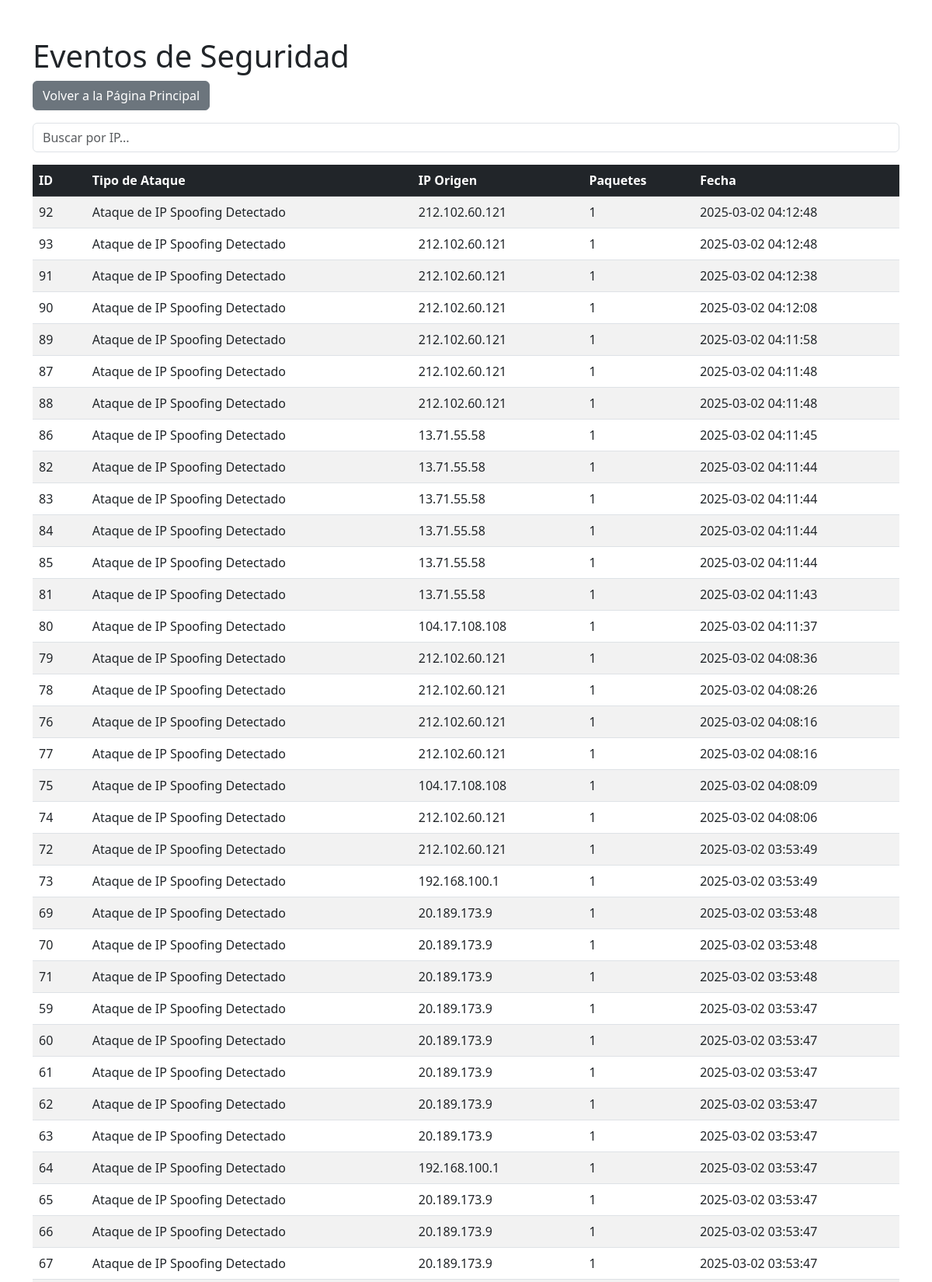
The app's page /ver_eventos (upper part) with its own data.
### tables this page shows
CREATE TABLE eventos (
                id INTEGER PRIMARY KEY AUTOINCREMENT,
                tipo_ataque TEXT NOT NULL,
                ip_origen TEXT NOT NULL,
                paquetes INTEGER NOT NULL,
                timestamp TIMESTAMP DEFAULT CURRENT_TIMESTAMP
            );

### app.py (the view)
@app.route('/ver_eventos')
def ver_eventos():
    eventos = get_events()
    return render_template("ver_eventos.html", eventos=eventos)

### app.py (called while the page is built)
def get_db_connection():
    try:
        return sqlite3.connect(DB_PATH)
    except sqlite3.Error as e:
        print(f"Error al conectar a la base de datos: {e}")
        return None

def get_events():
    conn = get_db_connection()
    if not conn:
        return []
    cursor = conn.cursor()
    cursor.execute("SELECT id, tipo_ataque, ip_origen, paquetes, timestamp FROM eventos ORDER BY timestamp DESC")
    eventos = [{"id": row[0], "tipo_ataque": row[1], "ip_origen": row[2], "paquetes": row[3], "timestamp": row[4]} for row in cursor.fetchall()]
    conn.close()
    return eventos

### templates/ver_eventos.html (shortened to what this page needs)
<!DOCTYPE html>
<html>
<head>
    <link rel="stylesheet" href="https://cdn.jsdelivr.net/npm/bootstrap@5.3.0/dist/css/bootstrap.min.css">
</head>
<body class="container mt-5">
    <h1>Eventos de Seguridad</h1>
    <button onclick="window.location.href='/'" class="btn btn-secondary mb-3">
        Volver a la Página Principal
    </button>
    <div class="mb-3">
        <input type="text" id="searchInput" class="form-control" placeholder="Buscar por IP...">
    </div>
    <div class="table-container">
        <table class="table table-striped">
            <thead class="table-dark">
                <tr>
                    <th>ID</th>
                    <th>Tipo de Ataque</th>
                    <th>IP Origen</th>
                    <th>Paquetes</th>
                    <th>Fecha</th>
                </tr>
            </thead>
            <tbody id="eventTable">
                {% if eventos %}
                {% for evento in eventos %}
                <tr>
                    <td>{{ evento.id }}</td>
                    <td>{{ evento.tipo_ataque }}</td>
                    <td>{{ evento.ip_origen }}</td>
                    <td>{{ evento.paquetes }}</td>
                    <td>{{ evento.timestamp }}</td>
                </tr>
                {% endfor %}
                {% else %}
                <tr>
                    <td colspan="5" class="text-center">No hay eventos registrados.</td>
                </tr>
                {% endif %}
            </tbody>
        </table>
    </div>
</body>
</html>

### records on screen
eventos: id "92", tipo_ataque "Ataque de IP Spoofing Detectado", ip_origen "212.102.60.121", paquetes "1", timestamp "2025-03-02 04:12:48"
eventos: id "93", tipo_ataque "Ataque de IP Spoofing Detectado", ip_origen "212.102.60.121", paquetes "1", timestamp "2025-03-02 04:12:48"
eventos: id "91", tipo_ataque "Ataque de IP Spoofing Detectado", ip_origen "212.102.60.121", paquetes "1", timestamp "2025-03-02 04:12:38"
eventos: id "90", tipo_ataque "Ataque de IP Spoofing Detectado", ip_origen "212.102.60.121", paquetes "1", timestamp "2025-03-02 04:12:08"
eventos: id "89", tipo_ataque "Ataque de IP Spoofing Detectado", ip_origen "212.102.60.121", paquetes "1", timestamp "2025-03-02 04:11:58"
eventos: id "87", tipo_ataque "Ataque de IP Spoofing Detectado", ip_origen "212.102.60.121", paquetes "1", timestamp "2025-03-02 04:11:48"
eventos: id "88", tipo_ataque "Ataque de IP Spoofing Detectado", ip_origen "212.102.60.121", paquetes "1", timestamp "2025-03-02 04:11:48"
eventos: id "86", tipo_ataque "Ataque de IP Spoofing Detectado", ip_origen "13.71.55.58", paquetes "1", timestamp "2025-03-02 04:11:45"
eventos: id "82", tipo_ataque "Ataque de IP Spoofing Detectado", ip_origen "13.71.55.58", paquetes "1", timestamp "2025-03-02 04:11:44"
eventos: id "83", tipo_ataque "Ataque de IP Spoofing Detectado", ip_origen "13.71.55.58", paquetes "1", timestamp "2025-03-02 04:11:44"
eventos: id "84", tipo_ataque "Ataque de IP Spoofing Detectado", ip_origen "13.71.55.58", paquetes "1", timestamp "2025-03-02 04:11:44"
eventos: id "85", tipo_ataque "Ataque de IP Spoofing Detectado", ip_origen "13.71.55.58", paquetes "1", timestamp "2025-03-02 04:11:44"
eventos: id "81", tipo_ataque "Ataque de IP Spoofing Detectado", ip_origen "13.71.55.58", paquetes "1", timestamp "2025-03-02 04:11:43"
eventos: id "80", tipo_ataque "Ataque de IP Spoofing Detectado", ip_origen "104.17.108.108", paquetes "1", timestamp "2025-03-02 04:11:37"
eventos: id "79", tipo_ataque "Ataque de IP Spoofing Detectado", ip_origen "212.102.60.121", paquetes "1", timestamp "2025-03-02 04:08:36"
eventos: id "78", tipo_ataque "Ataque de IP Spoofing Detectado", ip_origen "212.102.60.121", paquetes "1", timestamp "2025-03-02 04:08:26"
eventos: id "76", tipo_ataque "Ataque de IP Spoofing Detectado", ip_origen "212.102.60.121", paquetes "1", timestamp "2025-03-02 04:08:16"
eventos: id "77", tipo_ataque "Ataque de IP Spoofing Detectado", ip_origen "212.102.60.121", paquetes "1", timestamp "2025-03-02 04:08:16"
eventos: id "75", tipo_ataque "Ataque de IP Spoofing Detectado", ip_origen "104.17.108.108", paquetes "1", timestamp "2025-03-02 04:08:09"
eventos: id "74", tipo_ataque "Ataque de IP Spoofing Detectado", ip_origen "212.102.60.121", paquetes "1", timestamp "2025-03-02 04:08:06"
eventos: id "72", tipo_ataque "Ataque de IP Spoofing Detectado", ip_origen "212.102.60.121", paquetes "1", timestamp "2025-03-02 03:53:49"
eventos: id "73", tipo_ataque "Ataque de IP Spoofing Detectado", ip_origen "192.168.100.1", paquetes "1", timestamp "2025-03-02 03:53:49"
eventos: id "69", tipo_ataque "Ataque de IP Spoofing Detectado", ip_origen "20.189.173.9", paquetes "1", timestamp "2025-03-02 03:53:48"
eventos: id "70", tipo_ataque "Ataque de IP Spoofing Detectado", ip_origen "20.189.173.9", paquetes "1", timestamp "2025-03-02 03:53:48"
eventos: id "71", tipo_ataque "Ataque de IP Spoofing Detectado", ip_origen "20.189.173.9", paquetes "1", timestamp "2025-03-02 03:53:48"
eventos: id "59", tipo_ataque "Ataque de IP Spoofing Detectado", ip_origen "20.189.173.9", paquetes "1", timestamp "2025-03-02 03:53:47"
eventos: id "60", tipo_ataque "Ataque de IP Spoofing Detectado", ip_origen "20.189.173.9", paquetes "1", timestamp "2025-03-02 03:53:47"
eventos: id "61", tipo_ataque "Ataque de IP Spoofing Detectado", ip_origen "20.189.173.9", paquetes "1", timestamp "2025-03-02 03:53:47"
eventos: id "62", tipo_ataque "Ataque de IP Spoofing Detectado", ip_origen "20.189.173.9", paquetes "1", timestamp "2025-03-02 03:53:47"
eventos: id "63", tipo_ataque "Ataque de IP Spoofing Detectado", ip_origen "20.189.173.9", paquetes "1", timestamp "2025-03-02 03:53:47"
eventos: id "64", tipo_ataque "Ataque de IP Spoofing Detectado", ip_origen "192.168.100.1", paquetes "1", timestamp "2025-03-02 03:53:47"
eventos: id "65", tipo_ataque "Ataque de IP Spoofing Detectado", ip_origen "20.189.173.9", paquetes "1", timestamp "2025-03-02 03:53:47"
eventos: id "66", tipo_ataque "Ataque de IP Spoofing Detectado", ip_origen "20.189.173.9", paquetes "1", timestamp "2025-03-02 03:53:47"
eventos: id "67", tipo_ataque "Ataque de IP Spoofing Detectado", ip_origen "20.189.173.9", paquetes "1", timestamp "2025-03-02 03:53:47"
